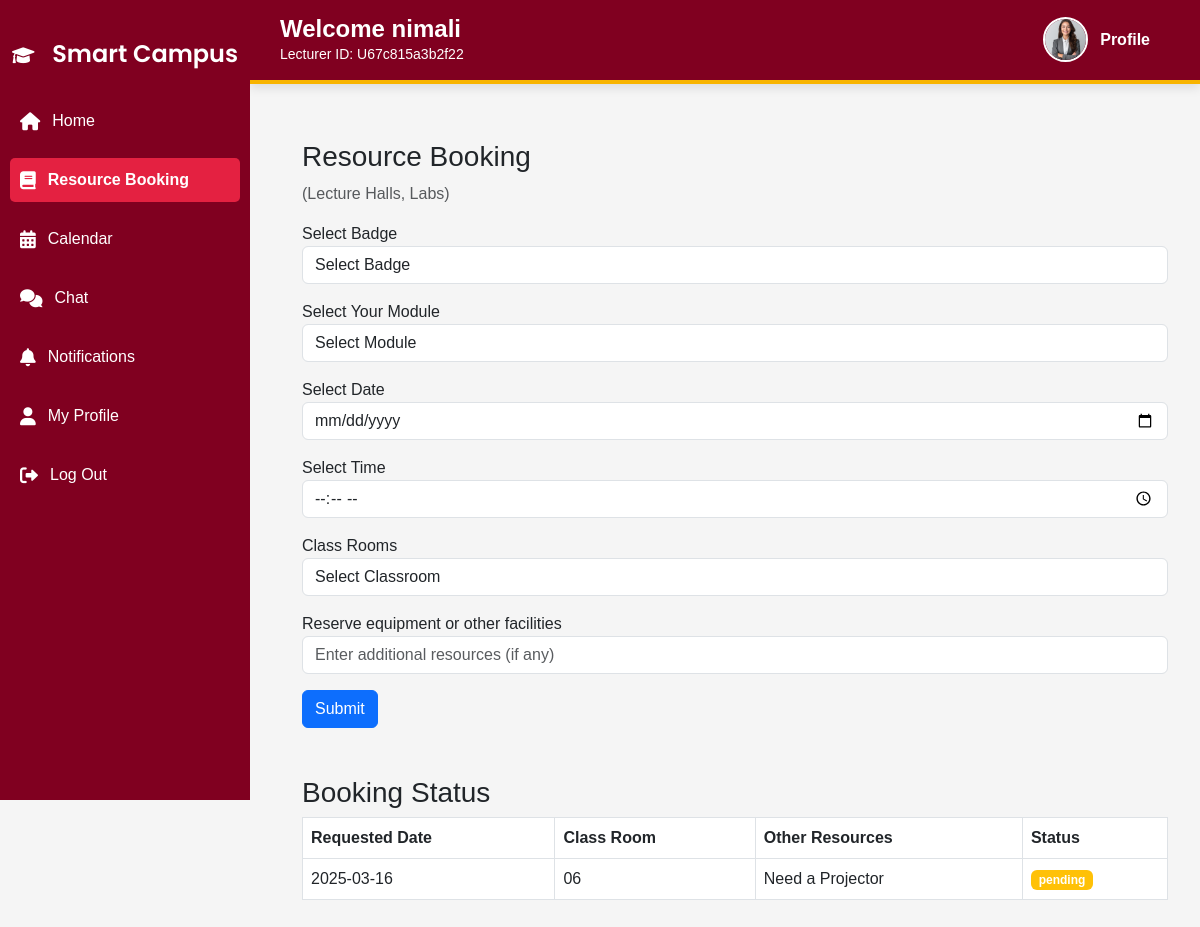
Screenshot of /cms-main/lecturer/lec_resource_booking.php (signed in) with the database file from the repository.
### tables this page shows
CREATE TABLE IF NOT EXISTS `resource_requests` (
  `id` int NOT NULL AUTO_INCREMENT,
  `badge_id` varchar(50) DEFAULT NULL,
  `course_id` varchar(10) DEFAULT NULL,
  `requested_date` date DEFAULT NULL,
  `class_id` varchar(10) DEFAULT NULL,
  `other_resources` varchar(50) DEFAULT NULL,
  `status` enum('pending','approved','denied') DEFAULT 'pending',
  `user_id` varchar(20) DEFAULT NULL,
  PRIMARY KEY (`id`),
  KEY `fk_badge_id` (`badge_id`),
  KEY `fk_course_id` (`course_id`),
  KEY `fk_class_id` (`class_id`),
  KEY `user_id` (`user_id`)
);

### cms-main/lecturer/lec_resource_booking.php (the view, shortened to what this page needs)
<?php
include '../db.php';
$user_id = $_SESSION['user_id'];
$booking_requests = [];
$booking_query = $conn->prepare("SELECT requested_date, class_id, other_resources, status FROM resource_requests WHERE user_id = ?");
$booking_query->bind_param("s", $user_id);
$booking_query->execute();
$booking_result = $booking_query->get_result();
if ($booking_result->num_rows > 0) {
    $booking_requests = $booking_result->fetch_all(MYSQLI_ASSOC);
}
?>
<!DOCTYPE html>
<html lang="en">
<head>
    <link rel="stylesheet" href="https://cdn.jsdelivr.net/npm/bootstrap@5.3.0/dist/css/bootstrap.min.css">
    <link rel="stylesheet" href="https://cdnjs.cloudflare.com/ajax/libs/font-awesome/6.0.0/css/all.min.css">
    <link rel="stylesheet" href="../assets/style.css">
</head>
<body>
    <?php include 'lecturer-header.php'; ?>
    <?php include 'lec_sidebar.php'; ?>
    <div class="main-content">
        <div class="container">
            <h3>Resource Booking</h3>
            <p class="text-muted">(Lecture Halls, Labs)</p>
            <form method="POST" action="lec_resource_booking.php">
                <div class="mb-3">
                    <label>Select Badge</label>
                    <select name="badge" class="form-control" required>
                        <option value="" disabled selected>Select Badge</option>
                    </select>
                </div>
                <div class="mb-3">
                    <label>Select Your Module</label>
                    <select name="module" class="form-control" required>
                        <option value="" disabled selected>Select Module</option>
                    </select>
                </div>
                <div class="mb-3">
                    <label>Select Date</label>
                    <input type="date" name="date" class="form-control" required>
                </div>
                <div class="mb-3">
                    <label>Select Time</label>
                    <input type="time" name="time" class="form-control" required>
                </div>
                <div class="mb-3">
                    <label>Class Rooms</label>
                    <select name="classroom" class="form-control" required>
                        <option value="" disabled selected>Select Classroom</option>
                    </select>
                </div>
                <div class="mb-3">
                    <label>Reserve equipment or other facilities</label>
                    <input type="text" name="other_resources" class="form-control" placeholder="Enter additional resources (if any)">
                </div>
                <div class="text-start">
                    <button type="submit" class="btn btn-primary">Submit</button>
                </div>
            </form>
            <div class="mt-5">
                <h3>Booking Status</h3>
                <table class="table table-bordered">
                    <thead>
                        <tr>
                            <th>Requested Date</th>
                            <th>Class Room</th>
                            <th>Other Resources</th>
                            <th>Status</th>
                        </tr>
                    </thead>
                    <tbody>
                        <?php if (empty($booking_requests)): ?>
                            <tr>
                                <td colspan="4" class="text-center">No booking requests found.</td>
                            </tr>
                        <?php else: ?>
                            <?php foreach ($booking_requests as $request): ?>
                                <tr>
                                    <td><?php echo htmlspecialchars($request['requested_date']); ?></td>
                                    <td><?php echo htmlspecialchars($request['class_id']); ?></td>
                                    <td><?php echo htmlspecialchars($request['other_resources']); ?></td>
                                    <td>
                                        <span class="badge
                                            <?php echo $request['status'] === 'approved' ? 'bg-success' :
                                                  ($request['status'] === 'denied' ? 'bg-danger' : 'bg-warning'); ?>">
                                            <?php echo htmlspecialchars($request['status']); ?>
                                        </span>
                                    </td>
                                </tr>
                            <?php endforeach; ?>
                        <?php endif; ?>
                    </tbody>
                </table>
            </div>
        </div>
    </div>
</body>
</html>

### cms-main/assets/style.css (style rules this page uses)
body { font-family: Arial, sans-serif; background-color: #f5f5f5; margin: 0; padding: 0; }
.main-content { margin-left: 270px; padding: 20px; padding-top: 140px; }

### rows the page displays
resource_requests: requested_date "2025-03-16", class "06", other_resources "Need a Projector", status "pending"

### other values shown
$user_name "nimali"
$lecturer_id "U67c815a3b2f22"
